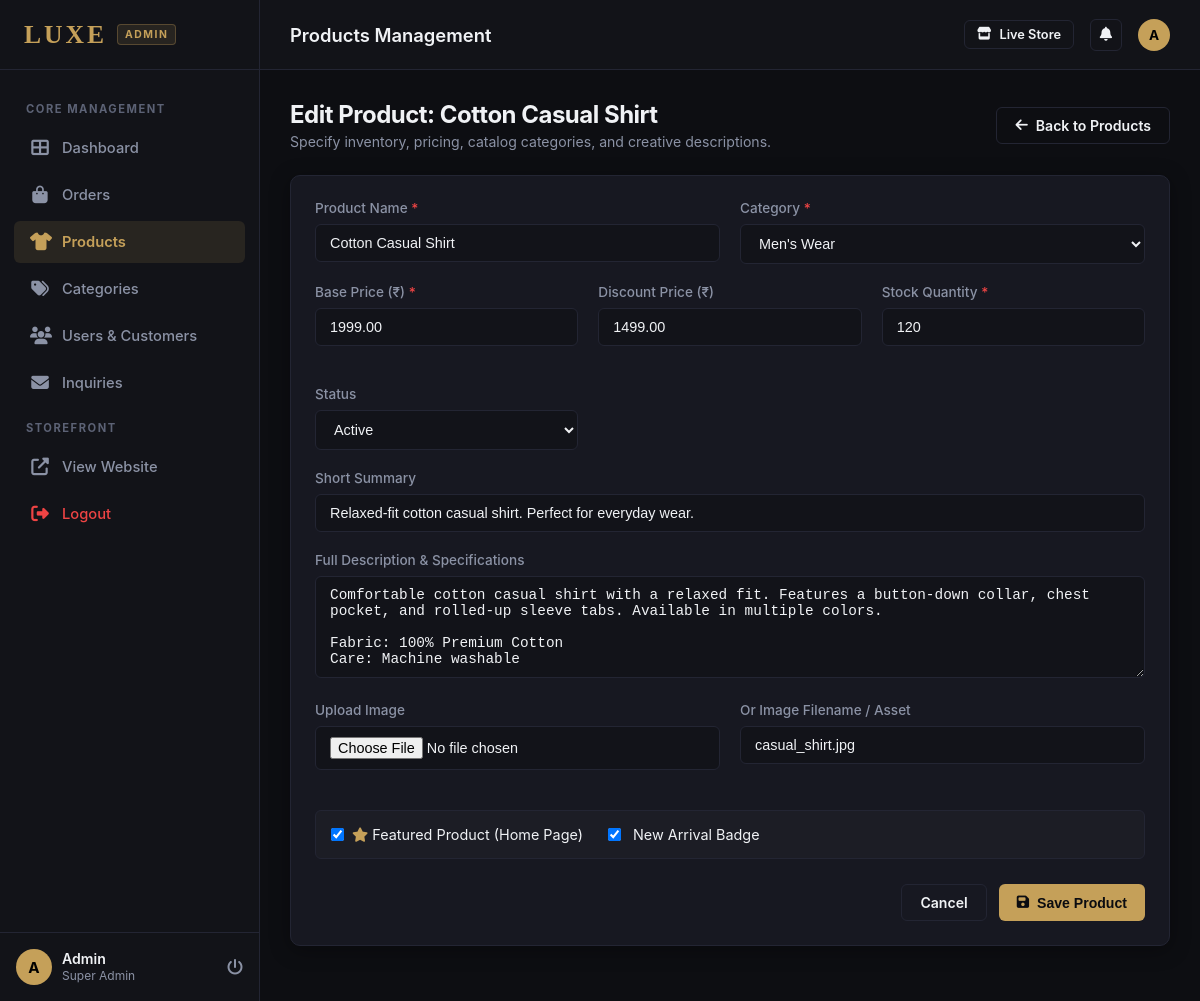
Screenshot of /admin/products.php?edit=2 (signed in) with the database file from the repository.
### tables this page shows
CREATE TABLE IF NOT EXISTS users (
    id INT AUTO_INCREMENT PRIMARY KEY,
    name VARCHAR(100) NOT NULL,
    email VARCHAR(150) NOT NULL UNIQUE,
    mobile VARCHAR(20),
    password VARCHAR(255) NOT NULL,
    address TEXT,
    city VARCHAR(100),
    state VARCHAR(100),
    pincode VARCHAR(10),
    role ENUM('customer', 'admin') DEFAULT 'customer',
    status ENUM('active', 'inactive') DEFAULT 'active',
    created_at TIMESTAMP DEFAULT CURRENT_TIMESTAMP,
    updated_at TIMESTAMP DEFAULT CURRENT_TIMESTAMP ON UPDATE CURRENT_TIMESTAMP
);

CREATE TABLE IF NOT EXISTS products (
    id INT AUTO_INCREMENT PRIMARY KEY,
    category_id INT NOT NULL,
    name VARCHAR(200) NOT NULL,
    image VARCHAR(255),
    price DECIMAL(10, 2) NOT NULL,
    discount_price DECIMAL(10, 2) DEFAULT NULL,
    description TEXT,
    short_description VARCHAR(500),
    specifications TEXT,
    stock_quantity INT DEFAULT 0,
    rating DECIMAL(2, 1) DEFAULT 0.0,
    is_featured TINYINT(1) DEFAULT 0,
    is_new TINYINT(1) DEFAULT 0,
    status ENUM('active', 'inactive') DEFAULT 'active',
    created_at TIMESTAMP DEFAULT CURRENT_TIMESTAMP,
    updated_at TIMESTAMP DEFAULT CURRENT_TIMESTAMP ON UPDATE CURRENT_TIMESTAMP,
    FOREIGN KEY (category_id) REFERENCES categories(id) ON DELETE CASCADE
);

CREATE TABLE IF NOT EXISTS categories (
    id INT AUTO_INCREMENT PRIMARY KEY,
    name VARCHAR(100) NOT NULL,
    image VARCHAR(255),
    description TEXT,
    status ENUM('active', 'inactive') DEFAULT 'active',
    created_at TIMESTAMP DEFAULT CURRENT_TIMESTAMP,
    updated_at TIMESTAMP DEFAULT CURRENT_TIMESTAMP ON UPDATE CURRENT_TIMESTAMP
);

### config/helpers.php (called while the page is built, shortened)
<?php
function isLoggedIn() {
    return isset($_SESSION['user_id']);
}
function getCurrentUser() {
    global $conn;
    $id = $_SESSION['user_id'];
    $stmt = $conn->prepare("SELECT * FROM users WHERE id = ?");
    $stmt->bind_param("i", $id);
    $stmt->execute();
    $result = $stmt->get_result();
    return $result->fetch_assoc();
}

### admin/products.php (the view, shortened to what this page needs)
<?php
$adminTitle = 'Products Management';
require_once __DIR__ . '/includes/header.php';
$action = $_GET['action'] ?? 'list';
$editProduct = null;
if (isset($_GET['edit'])) {
    $editId = intval($_GET['edit']);
    $stmt = $conn->prepare("SELECT * FROM products WHERE id = ?");
    $stmt->bind_param("i", $editId);
    $stmt->execute();
    $editProduct = $stmt->get_result()->fetch_assoc();
    $action = 'form';
} elseif ($action === 'add') {
    $action = 'form';
}
$categoriesList = $conn->query("SELECT id, name FROM categories WHERE status = 'active' ORDER BY name ASC");
$categoriesArr = [];
if ($categoriesList) {
    while ($c = $categoriesList->fetch_assoc()) {
        $categoriesArr[] = $c;
    }
}
?>
<?php if ($action === 'form'): ?>
    <div class="page-title-box">
        <div>
            <h1><?php echo $editProduct ? 'Edit Product: ' . htmlspecialchars($editProduct['name']) : 'Create New Product'; ?></h1>
            <p>Specify inventory, pricing, catalog categories, and creative descriptions.</p>
        </div>
        <a href="<?php echo ADMIN_URL; ?>/products.php" class="btn btn-outline">
            <i class="fas fa-arrow-left"></i> Back to Products
        </a>
    </div>
    <div class="admin-card">
        <form action="<?php echo ADMIN_URL; ?>/products.php" method="POST" enctype="multipart/form-data">
            <div class="form-grid">
                <div class="form-group">
                    <label class="form-label" for="prod_name">Product Name <span style="color: var(--danger);">*</span></label>
                    <input type="text" id="prod_name" name="name" class="form-control" required
                           value="<?php echo htmlspecialchars($editProduct['name'] ?? ''); ?>" placeholder="e.g. Classic Tailored Blazer">
                </div>
                <div class="form-group">
                    <label class="form-label" for="prod_cat">Category <span style="color: var(--danger);">*</span></label>
                    <select name="category_id" id="prod_cat" class="form-control" required>
                        <?php foreach ($categoriesArr as $cat): ?>
                            <option value="<?php echo $cat['id']; ?>" <?php echo (($editProduct['category_id'] ?? '') == $cat['id']) ? 'selected' : ''; ?>>
                                <?php echo htmlspecialchars($cat['name']); ?>
                            </option>
                        <?php endforeach; ?>
                    </select>
                </div>
            </div>
            <div class="form-grid" style="grid-template-columns: repeat(auto-fit, minmax(200px, 1fr));">
                <div class="form-group">
                    <label class="form-label" for="prod_price">Base Price (₹) <span style="color: var(--danger);">*</span></label>
                    <input type="number" step="0.01" id="prod_price" name="price" class="form-control" required
                           value="<?php echo htmlspecialchars($editProduct['price'] ?? ''); ?>" placeholder="4999.00">
                </div>
                <div class="form-group">
                    <label class="form-label" for="prod_disc">Discount Price (₹)</label>
                    <input type="number" step="0.01" id="prod_disc" name="discount_price" class="form-control"
                           value="<?php echo htmlspecialchars($editProduct['discount_price'] ?? ''); ?>" placeholder="3999.00 (optional)">
                </div>
                <div class="form-group">
                    <label class="form-label" for="prod_stock">Stock Quantity <span style="color: var(--danger);">*</span></label>
                    <input type="number" id="prod_stock" name="stock_quantity" class="form-control" required
                           value="<?php echo htmlspecialchars($editProduct['stock_quantity'] ?? '50'); ?>" min="0">
                </div>
                <div class="form-group">
                    <label class="form-label" for="prod_status">Status</label>
                    <select name="status" id="prod_status" class="form-control">
                        <option value="active" <?php echo ($editProduct['status'] ?? 'active') === 'active' ? 'selected' : ''; ?>>Active</option>
                    </select>
                </div>
            </div>
            <div class="form-group">
                <label class="form-label" for="prod_short">Short Summary</label>
                <input type="text" id="prod_short" name="short_description" class="form-control"
                       value="<?php echo htmlspecialchars($editProduct['short_description'] ?? ''); ?>" placeholder="Brief 1-line headline about the product">
            </div>
            <div class="form-group">
                <label class="form-label" for="prod_desc">Full Description & Specifications</label>
                <textarea id="prod_desc" name="description" class="form-control" rows="5" placeholder="Detailed product specifications, materials, fit, and care guidelines"><?php echo htmlspecialchars($editProduct['description'] ?? ''); ?></textarea>
            </div>
            <div class="form-grid">
                <div class="form-group">
                    <label class="form-label" for="prod_file">Upload Image</label>
                    <input type="file" id="prod_file" name="image" class="form-control" accept="image/*">
                </div>
                <div class="form-group">
                    <label class="form-label" for="prod_custom_img">Or Image Filename / Asset</label>
                    <input type="text" id="prod_custom_img" name="custom_image_name" class="form-control"
                           value="<?php echo htmlspecialchars($editProduct['image'] ?? ''); ?>" placeholder="e.g. suit.jpg, maxi_dress.jpg">
                </div>
            </div>
            <div style="display: flex; gap: 25px; margin: 20px 0; padding: 15px; background: rgba(255,255,255,0.02); border-radius: var(--radius-sm); border: 1px solid var(--border);">
                <label style="display: flex; align-items: center; gap: 8px; cursor: pointer; font-size: 0.9rem;">
                    <input type="checkbox" name="is_featured" value="1" <?php echo !empty($editProduct['is_featured']) ? 'checked' : ''; ?>>
                    <span><i class="fas fa-star" style="color: var(--primary);"></i> Featured Product (Home Page)</span>
                </label>
                <label style="display: flex; align-items: center; gap: 8px; cursor: pointer; font-size: 0.9rem;">
                    <input type="checkbox" name="is_new" value="1" <?php echo !empty($editProduct['is_new']) ? 'checked' : ''; ?>>
                    <span><i class="fas fa-sparkles" style="color: var(--info);"></i> New Arrival Badge</span>
                </label>
            </div>
            <div style="display: flex; justify-content: flex-end; gap: 12px; margin-top: 25px;">
                <a href="<?php echo ADMIN_URL; ?>/products.php" class="btn btn-outline">Cancel</a>
                <button type="submit" class="btn btn-primary">
                    <i class="fas fa-save"></i> Save Product
                </button>
            </div>
        </form>
    </div>
<?php endif; ?>
<?php require_once __DIR__ . '/includes/footer.php'; ?>

### admin/includes/header.php (shortened to what this page needs)
<?php
require_once __DIR__ . '/../../config/database.php';
require_once __DIR__ . '/../../config/helpers.php';
$currentUser = getCurrentUser();
$currentAdminPage = basename($_SERVER['PHP_SELF'], '.php');
?>
<!DOCTYPE html>
<html lang="en">
<head>
    <link rel="stylesheet" href="https://cdnjs.cloudflare.com/ajax/libs/font-awesome/6.4.0/css/all.min.css">
    <link rel="stylesheet" href="<?php echo ADMIN_URL; ?>/assets/css/admin.css">
</head>
<body>
<aside class="admin-sidebar" id="adminSidebar">
    <div class="sidebar-brand">
        <a href="<?php echo ADMIN_URL; ?>/index.php">
            <span class="brand-logo">LUXE</span>
            <span class="brand-badge">ADMIN</span>
        </a>
    </div>
    <div class="sidebar-nav">
        <div class="nav-section-title">Core Management</div>
        <a href="<?php echo ADMIN_URL; ?>/index.php" class="admin-nav-item <?php echo $currentAdminPage === 'index' ? 'active' : ''; ?>">
            <i class="fas fa-th-large"></i>
            <span>Dashboard</span>
        </a>
        <a href="<?php echo ADMIN_URL; ?>/orders.php" class="admin-nav-item <?php echo $currentAdminPage === 'orders' ? 'active' : ''; ?>">
            <i class="fas fa-shopping-bag"></i>
            <span>Orders</span>
        </a>
        <a href="<?php echo ADMIN_URL; ?>/products.php" class="admin-nav-item <?php echo $currentAdminPage === 'products' ? 'active' : ''; ?>">
            <i class="fas fa-tshirt"></i>
            <span>Products</span>
        </a>
        <a href="<?php echo ADMIN_URL; ?>/categories.php" class="admin-nav-item <?php echo $currentAdminPage === 'categories' ? 'active' : ''; ?>">
            <i class="fas fa-tags"></i>
            <span>Categories</span>
        </a>
        <a href="<?php echo ADMIN_URL; ?>/users.php" class="admin-nav-item <?php echo $currentAdminPage === 'users' ? 'active' : ''; ?>">
            <i class="fas fa-users"></i>
            <span>Users & Customers</span>
        </a>
        <a href="<?php echo ADMIN_URL; ?>/messages.php" class="admin-nav-item <?php echo $currentAdminPage === 'messages' ? 'active' : ''; ?>">
            <i class="fas fa-envelope"></i>
            <span>Inquiries</span>
        </a>
        <div class="nav-section-title">Storefront</div>
        <a href="<?php echo SITE_URL; ?>/index.php" target="_blank" class="admin-nav-item">
            <i class="fas fa-external-link-alt"></i>
            <span>View Website</span>
        </a>
        <a href="<?php echo ADMIN_URL; ?>/logout.php" class="admin-nav-item" style="color: var(--danger);">
            <i class="fas fa-sign-out-alt"></i>
            <span>Logout</span>
        </a>
    </div>
    <div class="sidebar-footer">
        <div class="admin-profile-pill">
            <div class="admin-avatar">
                <?php echo strtoupper(substr($currentUser['name'] ?? 'A', 0, 1)); ?>
            </div>
            <div>
                <div class="admin-name"><?php echo htmlspecialchars($currentUser['name'] ?? 'Administrator'); ?></div>
                <div class="admin-role">Super Admin</div>
            </div>
        </div>
        <a href="<?php echo ADMIN_URL; ?>/logout.php" title="Logout" style="color: var(--text-muted);">
            <i class="fas fa-power-off"></i>
        </a>
    </div>
</aside>
<div class="admin-main">
    <header class="admin-header">
        <div style="display: flex; align-items: center; gap: 15px;">
            <h2 style="font-size: 1.15rem; font-weight: 600;"><?php echo isset($adminTitle) ? $adminTitle : 'Dashboard'; ?></h2>
        </div>
        <div class="header-actions">
            <a href="<?php echo SITE_URL; ?>" target="_blank" class="btn btn-outline btn-sm">
                <i class="fas fa-store"></i> Live Store
            </a>
            <a href="<?php echo ADMIN_URL; ?>/messages.php" class="btn btn-icon btn-outline" title="Messages" style="position: relative;">
                <i class="fas fa-bell"></i>
            </a>
            <div class="admin-profile-pill">
                <div class="admin-avatar" style="width: 32px; height: 32px; font-size: 0.85rem;">
                    <?php echo strtoupper(substr($currentUser['name'] ?? 'A', 0, 1)); ?>
                </div>
            </div>
        </div>
    </header>
    <div class="admin-body">

### rows the page displays
users: name "A", name "Admin"
products: name "Cotton Casual Shirt", category_id "Men's Wear", price "1999.00", discount_price "1499.00", stock_quantity "120", status "Active", short_description "Relaxed-fit cotton casual shirt. Perfect for everyday wear.", description "Comfortable cotton casual shirt with a relaxed fit. Features a button-down collar, chest pocket, and rolled-up sleeve tabs. Available in multiple colors. Fabric: 100% Premium Cotton Care: Machine washable", custom_image_name "casual_shirt.jpg", is_featured "☑", is_new "☑"

### other values shown
$adminTitle "Products Management"
